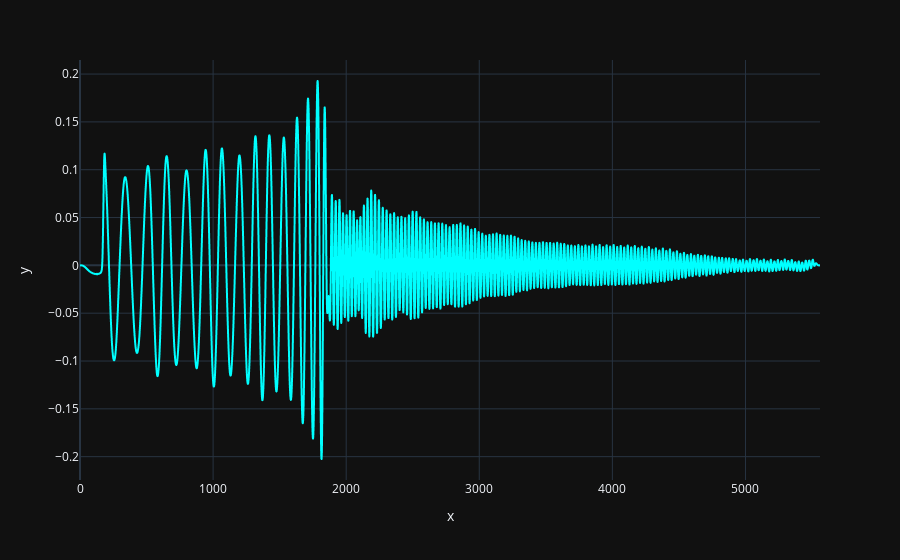

Here is the notebook cell this chart was saved with:
### Code cell
fig = px.line(y = strain,template="plotly_dark")
fig.update_traces(line_color='#00ffff')
fig.show()

### Figure 1 — Plotly figure (JSON) as saved in the notebook; plotly's stock layout.template omitted (floating-point values rounded to 4 significant figures; data arrays with more than 128 entries replaced by an {"elided": "..."} marker saying what was removed)
{"data": [{"hovertemplate": "x=%{x}<br>y=%{y}<extra></extra>", "legendgroup": "", "line": {"color": "#00ffff", "dash": "solid"}, "marker": {"symbol": "circle"}, "mode": "lines", "name": "", "showlegend": false, "type": "scattergl", "x": {"elided": "5561 int values"}, "xaxis": "x", "y": {"elided": "5561 float values"}, "yaxis": "y"}], "layout": {"legend": {"tracegroupgap": 0}, "margin": {"t": 60}, "xaxis": {"anchor": "y", "domain": [0, 1], "title": {"text": "x"}}, "yaxis": {"anchor": "x", "domain": [0, 1], "title": {"text": "y"}}}}
